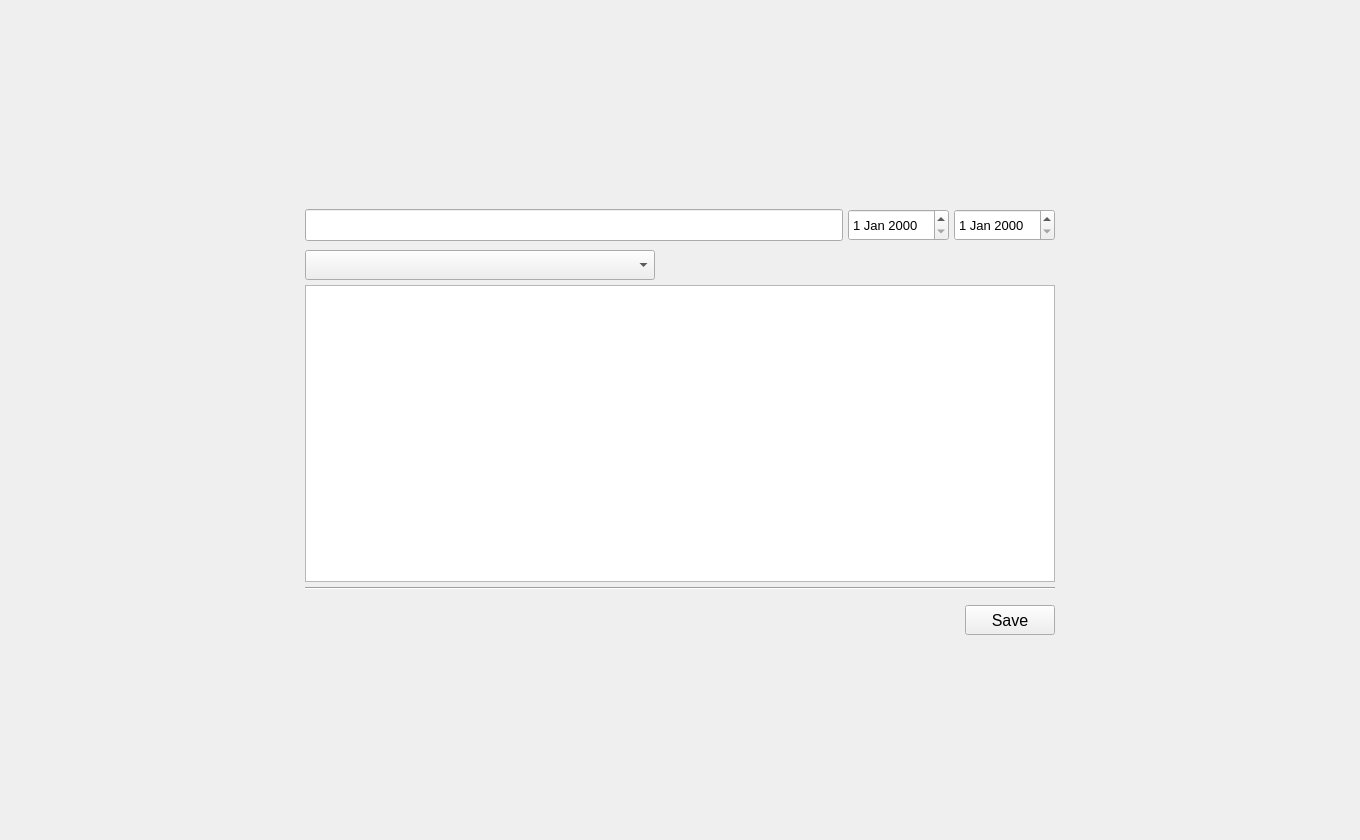
<?xml version="1.0" encoding="UTF-8"?>
<ui version="4.0">
 <class>TaskModal</class>
 <widget class="QWidget" name="TaskModal">
  <property name="geometry">
   <rect>
    <x>0</x>
    <y>0</y>
    <width>1360</width>
    <height>840</height>
   </rect>
  </property>
  <property name="minimumSize">
   <size>
    <width>1360</width>
    <height>840</height>
   </size>
  </property>
  <property name="maximumSize">
   <size>
    <width>1360</width>
    <height>840</height>
   </size>
  </property>
  <property name="windowTitle">
   <string>Form</string>
  </property>
  <layout class="QVBoxLayout" name="verticalLayout">
   <property name="leftMargin">
    <number>0</number>
   </property>
   <property name="topMargin">
    <number>0</number>
   </property>
   <property name="rightMargin">
    <number>0</number>
   </property>
   <property name="bottomMargin">
    <number>0</number>
   </property>
   <item>
    <widget class="QWidget" name="background" native="true">
     <layout class="QGridLayout" name="gridLayout">
      <item row="0" column="0">
       <widget class="QWidget" name="mainWidget" native="true">
        <property name="minimumSize">
         <size>
          <width>760</width>
          <height>440</height>
         </size>
        </property>
        <property name="maximumSize">
         <size>
          <width>760</width>
          <height>440</height>
         </size>
        </property>
        <layout class="QVBoxLayout" name="verticalLayout_2">
         <property name="spacing">
          <number>5</number>
         </property>
         <property name="leftMargin">
          <number>5</number>
         </property>
         <property name="topMargin">
          <number>5</number>
         </property>
         <property name="rightMargin">
          <number>5</number>
         </property>
         <property name="bottomMargin">
          <number>5</number>
         </property>
         <item>
          <widget class="QWidget" name="header" native="true">
           <property name="minimumSize">
            <size>
             <width>0</width>
             <height>40</height>
            </size>
           </property>
           <property name="maximumSize">
            <size>
             <width>16777215</width>
             <height>40</height>
            </size>
           </property>
           <layout class="QHBoxLayout" name="horizontalLayout">
            <property name="spacing">
             <number>5</number>
            </property>
            <property name="leftMargin">
             <number>0</number>
            </property>
            <property name="topMargin">
             <number>0</number>
            </property>
            <property name="rightMargin">
             <number>0</number>
            </property>
            <property name="bottomMargin">
             <number>0</number>
            </property>
            <item>
             <widget class="QLineEdit" name="title">
              <property name="minimumSize">
               <size>
                <width>0</width>
                <height>32</height>
               </size>
              </property>
              <property name="font">
               <font>
                <pointsize>12</pointsize>
               </font>
              </property>
             </widget>
            </item>
            <item>
             <widget class="QDateEdit" name="startDate">
              <property name="minimumSize">
               <size>
                <width>0</width>
                <height>32</height>
               </size>
              </property>
              <property name="font">
               <font>
                <pointsize>10</pointsize>
               </font>
              </property>
             </widget>
            </item>
            <item>
             <widget class="QDateEdit" name="endDate">
              <property name="minimumSize">
               <size>
                <width>0</width>
                <height>32</height>
               </size>
              </property>
              <property name="font">
               <font>
                <pointsize>10</pointsize>
               </font>
              </property>
             </widget>
            </item>
           </layout>
          </widget>
         </item>
         <item>
          <layout class="QHBoxLayout" name="horizontalLayout_3">
           <item>
            <widget class="QComboBox" name="stateCombo">
             <property name="minimumSize">
              <size>
               <width>0</width>
               <height>30</height>
              </size>
             </property>
            </widget>
           </item>
           <item>
            <spacer name="horizontalSpacer_2">
             <property name="orientation">
              <enum>Qt::Horizontal</enum>
             </property>
             <property name="sizeType">
              <enum>QSizePolicy::Maximum</enum>
             </property>
             <property name="sizeHint" stdset="0">
              <size>
               <width>400</width>
               <height>20</height>
              </size>
             </property>
            </spacer>
           </item>
          </layout>
         </item>
         <item>
          <widget class="QTextEdit" name="description"/>
         </item>
         <item>
          <widget class="Line" name="line">
           <property name="orientation">
            <enum>Qt::Horizontal</enum>
           </property>
          </widget>
         </item>
         <item>
          <layout class="QGridLayout" name="usersGrid" rowminimumheight="0">
           <property name="leftMargin">
            <number>5</number>
           </property>
           <property name="topMargin">
            <number>5</number>
           </property>
           <property name="rightMargin">
            <number>5</number>
           </property>
           <property name="bottomMargin">
            <number>5</number>
           </property>
          </layout>
         </item>
         <item>
          <layout class="QHBoxLayout" name="horizontalLayout_2">
           <item>
            <spacer name="horizontalSpacer">
             <property name="orientation">
              <enum>Qt::Horizontal</enum>
             </property>
             <property name="sizeHint" stdset="0">
              <size>
               <width>40</width>
               <height>20</height>
              </size>
             </property>
            </spacer>
           </item>
           <item>
            <widget class="QPushButton" name="saveButton">
             <property name="minimumSize">
              <size>
               <width>90</width>
               <height>30</height>
              </size>
             </property>
             <property name="font">
              <font>
               <pointsize>12</pointsize>
              </font>
             </property>
             <property name="text">
              <string>Save</string>
             </property>
            </widget>
           </item>
          </layout>
         </item>
        </layout>
       </widget>
      </item>
     </layout>
    </widget>
   </item>
  </layout>
 </widget>
 <resources/>
 <connections/>
</ui>
